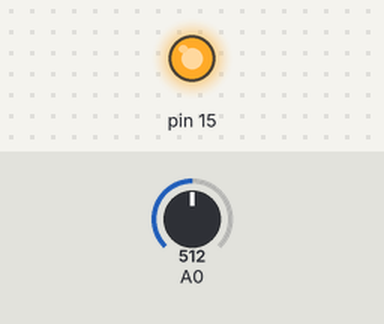
Recording of a sketch running on a simulated Arduino Uno, built with avr-gcc and run on an emulated ATmega328P. Shown: output pins drawn as LEDs (lit = HIGH). The test bench sets the inputs (shaded band); at power-on: A0 = 512. What the sketch prints to the serial monitor is not drawn.

Above: at 0.1 s.
Timing chart, 0 to 1.6 s (numbered marks = the images above):
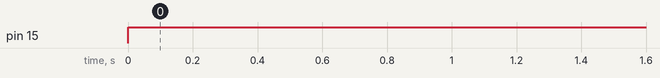

Measured:
- by itself, pin 15: LOW → HIGH at 0.00 s

The sketch:

GasSense.ino
```cpp
#include <Wire.h>
#include <SPI.h>

#include <Gadgeteering.h>

#include <Mainboards/FEZMedusaMini.h>
#include <Modules/GasSense.h>

using namespace gadgeteering;
using namespace gadgeteering::mainboards;
using namespace gadgeteering::modules;

void loop()
{

}

void setup()
{
	Serial.begin(9600);

	fez_medusa_mini board;
	gas_sense sensor(3);

	sensor.set_heating_element(true);

	while(true) {
		Serial.print(sensor.read_voltage()); Serial.println("");
        }

	sensor.set_heating_element(false);

	return;
}
```
